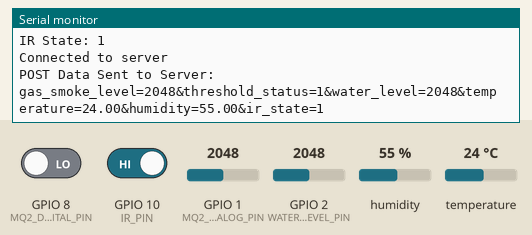
Simulated run of this sketch. Board: ESP32-S3. Shown: the last lines printed to the serial monitor. Inputs (shaded band) come from the test bench; at power-on: humidity 55 %, GPIO 1 (MQ2_ANALOG_PIN) = 2048, GPIO 2 (WATER_LEVEL_PIN) = 2048, GPIO 10 (IR_PIN) HIGH, temperature 24 °C, GPIO 8 (MQ2_DIGITAL_PIN) LOW. WiFi joins after 1.5 s; servers stay silent unless stated; uploads are accepted with an empty reply.

Above: at 3.2 s.
3.3 s: humidity set to 22 %
At 3.6 s:
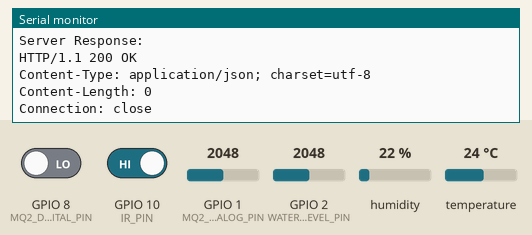
6.3 s: GPIO 1 (MQ2_ANALOG_PIN) set to 2866
At 6.75 s:
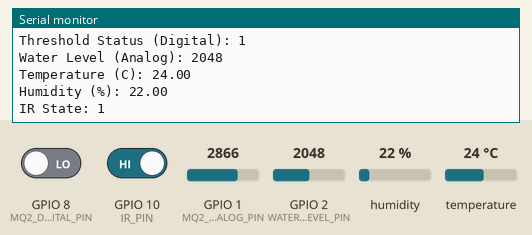
9.3 s: GPIO 2 (WATER_LEVEL_PIN) set to 2866
At 11.8 s:
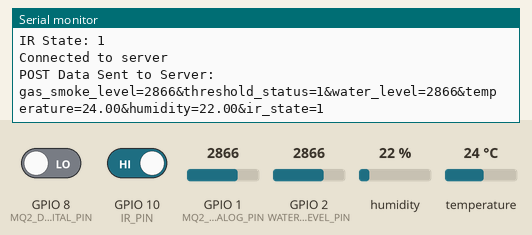
12.3 s: GPIO 10 (IR_PIN) driven LOW
At 14.5 s:
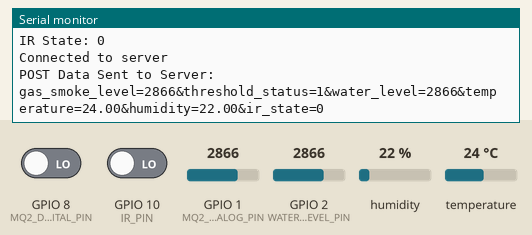
15.3 s: temperature set to 12 °C
At 16.8 s:
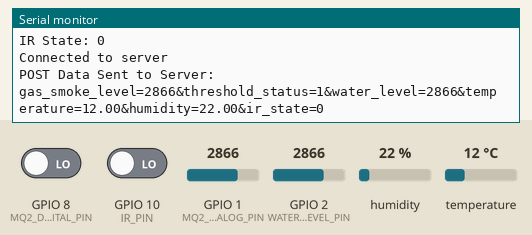
18.3 s: GPIO 1 (MQ2_ANALOG_PIN) set to 3972
At 21.1 s:
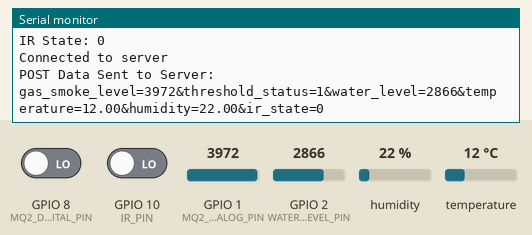
Timing chart, 0 to 22.3 s (numbered marks = the images above; inputs shaded):
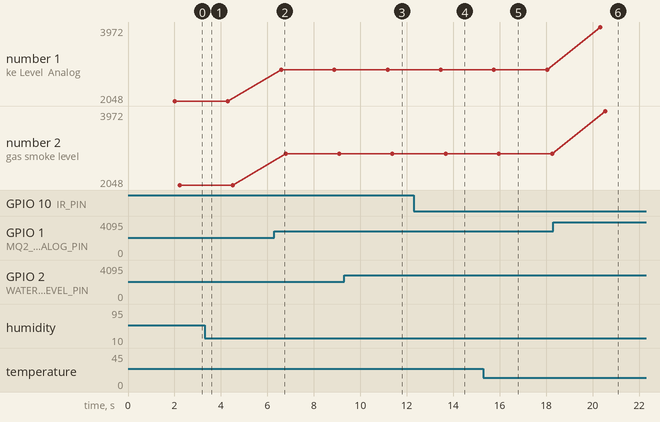

The sketch:

sketch_nov27a.ino
```cpp
#include <WiFi.h>
#include <DHT.h>

// DHT22 setup
#define DHTPIN 9 // Digital pin for DHT22
#define DHTTYPE DHT22
DHT dht(DHTPIN, DHTTYPE);

// MQ2 gas and smoke sensor setup
#define MQ2_ANALOG_PIN A0    // Analog pin for MQ2 gas and smoke sensor
#define MQ2_DIGITAL_PIN 8    // Digital pin for MQ2 threshold detection
#define WATER_LEVEL_PIN A1   // Analog pin for water level sensor

// IR sensor setup
#define IR_PIN 10

// Wi-Fi credentials
const char *ssid = "Redmi 10";
const char *password = "taetaetae";

// Server details
const char* server = "192.168.127.68"; // Replace with your server IP
const int port = 80;

// Create WiFiClient object
WiFiClient client;

// Threshold values
const int gasThreshold = 300;   // Threshold for gas/smoke sensor (adjust as needed)
const int waterLevelThreshold = 500; // Threshold for water level sensor (adjust as needed)
const float tempThresholdHigh = 30.0; // High temperature threshold (Celsius)
const float tempThresholdLow = 15.0;  // Low temperature threshold (Celsius)
const float humidityThresholdLow = 40.0; // Low humidity threshold (%)
const float humidityThresholdHigh = 60.0; // High humidity threshold (%)

void connectToWiFi() {
  Serial.println("Connecting to Wi-Fi...");
  WiFi.begin(ssid, password);

  while (WiFi.status() != WL_CONNECTED) {
    delay(1000);
    Serial.print(".");
  }
  Serial.println("\nConnected to Wi-Fi");
}

void sendSensorData(int gasSmokeLevel, int thresholdStatus, int waterLevel, float temperature, float humidity, int irState) {
  if (client.connect(server, port)) {
    Serial.println("Connected to server");

    // Prepare POST data
    String postData = "gas_smoke_level=" + String(gasSmokeLevel) +
                      "&threshold_status=" + String(thresholdStatus) +
                      "&water_level=" + String(waterLevel) +
                      "&temperature=" + String(temperature) +
                      "&humidity=" + String(humidity) +
                      "&ir_state=" + String(irState);

    // Debugging the POST data
    Serial.println("POST Data Sent to Server:");
    Serial.println(postData);

    // Send HTTP POST request
    client.println("POST /arduino_web/insert_data.php HTTP/1.1");
    client.println("Host: " + String(server));
    client.println("Content-Type: application/x-www-form-urlencoded");
    client.println("Content-Length: " + String(postData.length()));
    client.println(); // End of headers
    client.println(postData); // Send POST data

    // Read server response
    while (client.available()) {
      String response = client.readString();
      Serial.println("Server Response:");
      Serial.println(response);
    }

    client.stop(); // Close connection
  } else {
    Serial.println("Connection to server failed");
  }
}

void setup() {
  Serial.begin(115200);
  dht.begin();
  pinMode(IR_PIN, INPUT);

  // Connect to Wi-Fi
  connectToWiFi();
}

void loop() {
  if (WiFi.status() == WL_CONNECTED) {
    // Read sensor values
    int gasSmokeLevel = analogRead(MQ2_ANALOG_PIN);
    int thresholdStatus = digitalRead(MQ2_DIGITAL_PIN);
    int waterLevel = analogRead(WATER_LEVEL_PIN);
    float temperature = dht.readTemperature();
    float humidity = dht.readHumidity();
    int irState = digitalRead(IR_PIN);

    // Check thresholds for gas/smoke sensor
    if (gasSmokeLevel > gasThreshold) {
      thresholdStatus = 1; // Threshold exceeded
    } else {
      thresholdStatus = 0; // Below threshold
    }

    // Check thresholds for water level sensor
    int waterThresholdStatus = (waterLevel > waterLevelThreshold) ? 1 : 0; // Water level above threshold

    // Check thresholds for temperature and humidity
    int tempThresholdStatus = 0; // Default status is normal
    if (temperature > tempThresholdHigh) {
      tempThresholdStatus = 1; // High temperature
    } else if (temperature < tempThresholdLow) {
      tempThresholdStatus = -1; // Low temperature
    }

    int humidityThresholdStatus = 0; // Default status is normal
    if (humidity < humidityThresholdLow) {
      humidityThresholdStatus = -1; // Low humidity
    } else if (humidity > humidityThresholdHigh) {
      humidityThresholdStatus = 1; // High humidity
    }

    // Debugging sensor values
    Serial.println("Sensor Readings:");
    Serial.print("Gas/Smoke Level (Analog): ");
    Serial.println(gasSmokeLevel);
    Serial.print("Threshold Status (Digital): ");
    Serial.println(thresholdStatus);
    Serial.print("Water Level (Analog): ");
    Serial.println(waterLevel);
    Serial.print("Temperature (C): ");
    Serial.println(temperature);
    Serial.print("Humidity (%): ");
    Serial.println(humidity);
    Serial.print("IR State: ");
    Serial.println(irState);

    if (isnan(temperature) || isnan(humidity)) {
      Serial.println("Failed to read from DHT sensor!");
      return;
    }

    // Send data to server
    sendSensorData(gasSmokeLevel, thresholdStatus, waterLevel, temperature, humidity, irState);
  } else {
    Serial.println("Wi-Fi disconnected, attempting to reconnect...");
    connectToWiFi();
  }

  delay(1000); // Wait 10 seconds before sending again
}
```

Measured:
- after the input at 6.3 s, the serial monitor: prints a new line after 0.29 s (image 2)
- after the input at 9.3 s, the serial monitor: prints a new line after 1.9 s (image 3)
- after the input at 12.3 s, the serial monitor: prints a new line after 1.2 s (image 4)
- after the input at 15.3 s, the serial monitor: prints a new line after 0.46 s (image 5)
- after the input at 18.3 s, the serial monitor: prints a new line after 2.0 s (image 6)
- plotted number 1: 2048 → 2866 after the input at 6.3 s, 2866 → 3972 after the input at 18.3 s
- plotted number 2: 2048 → 2866 after the input at 6.3 s, 2866 → 3972 after the input at 18.3 s
